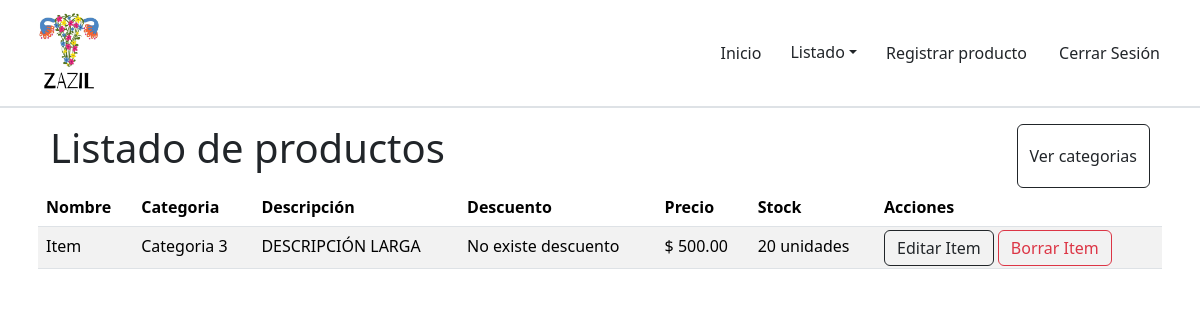
Page /productos/ (signed in) on the earlier database version.
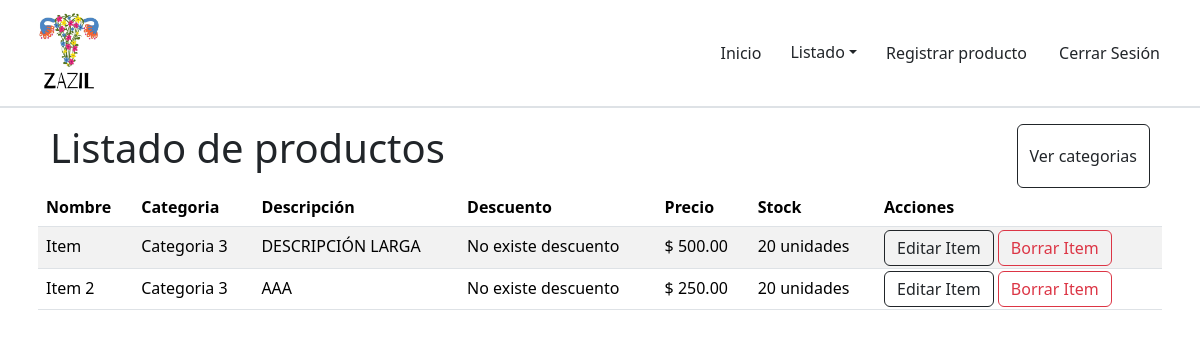
Same page on the later database version.
### base/models.py (models this page shows, shortened)
class Item(models.Model):
    nombre = models.CharField(max_length=255)
    stock = models.IntegerField()
    precio = models.FloatField()
    descuento = models.FloatField(null=True, blank=True)
    descripcion = models.TextField()
    categoria = models.ForeignKey('Categoria', on_delete=models.SET_NULL, null=True)
    imagen = models.ImageField(upload_to="items", null=True, blank=True)

class Categoria(models.Model):
    nombre = models.CharField(max_length=255)
    def __str__(self) -> str:
        return self.nombre

### base/views.py (the view)
# urls.py: path('productos/',views.productosView,name='productos'),
@login_required
def productosView(request):
    items = Item.objects.all()
    context = {
        'items': Item.objects.all(),
        'categorias':Categoria.objects.all()
    }
    return render(request,'productos.html',context)

### base/templates/productos.html (shortened to what this page needs)
{% extends 'base.html' %}
{% block content %}
<div class="container p-2 my-2">
  <div class="container d-flex justify-content-between">
    <p class="display-6">Listado de productos</p>
    <button type="button" data-bs-toggle="modal" data-bs-target="#menuCategoria" id="button-addon2" class="btn btn-outline-dark">Ver categorias</button>
  </div>
  <table class="table table-hover table-striped ">
    <thead>
      <tr>
        <th>Nombre</th>
        <th>Categoria</th>
        <th>Descripción</th>
        <th>Descuento</th>
        <th>Precio</th>
        <th>Stock</th>
        <th>Acciones</th>
      </tr>
    </thead>
    <tbody>
      {% for item in items %}
      <tr>
        <td>{{item.nombre}}</td>
        <td>{{item.categoria}}</td>
        <td>{{item.descripcion}}</td>
        {% if item.descuento %}
        <td>{{item.descuento}}%</td>
        {% else %}
        <td>No existe descuento</td>
        {% endif %}
        <td>$ {{item.precio|floatformat:2}}</td>
        <td>{{item.stock}} unidades</td>
        <td>
          <a href="{% url 'editarItem' item.id %}" style="display: inline;" class="btn btn-outline-dark">Editar Item</a>
          <a href="{% url 'borrarItem' item.id %}" style="display: inline;" class="btn btn-outline-danger">Borrar Item</a>
        </td>
      </tr>
      {% endfor %}
    </tbody>
  </table>
</div>
{% endblock %}

Differences in the rows shown:
added Item: nombre "Item 2", categoria "Categoria 3", descripcion "AAA", descuento "No existe descuento", precio "250.00", stock "20"
